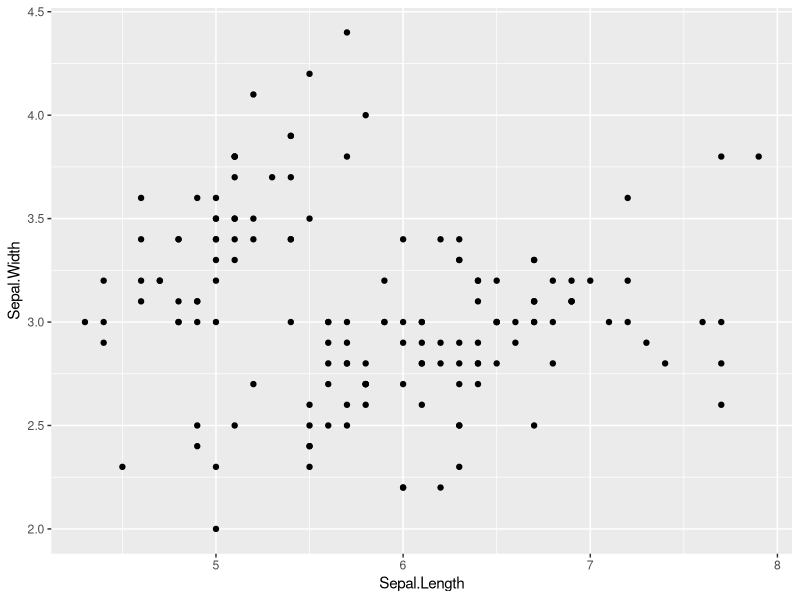
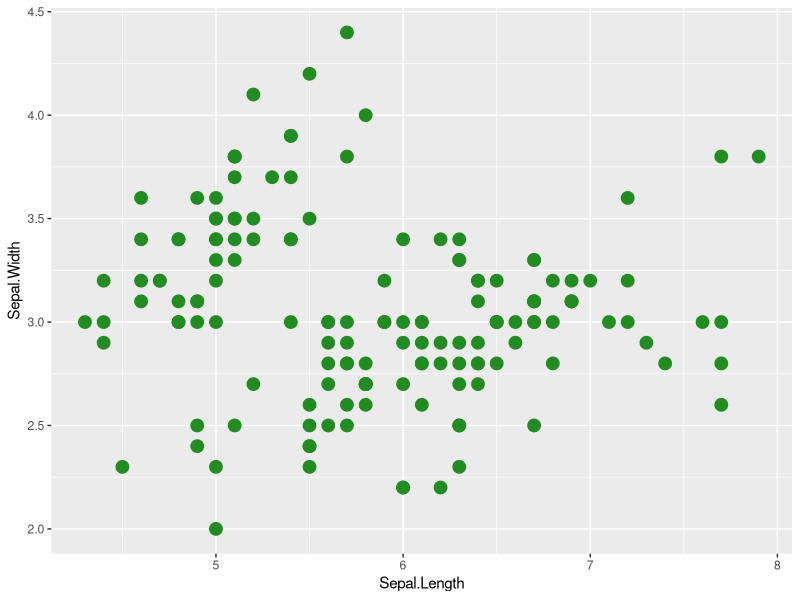
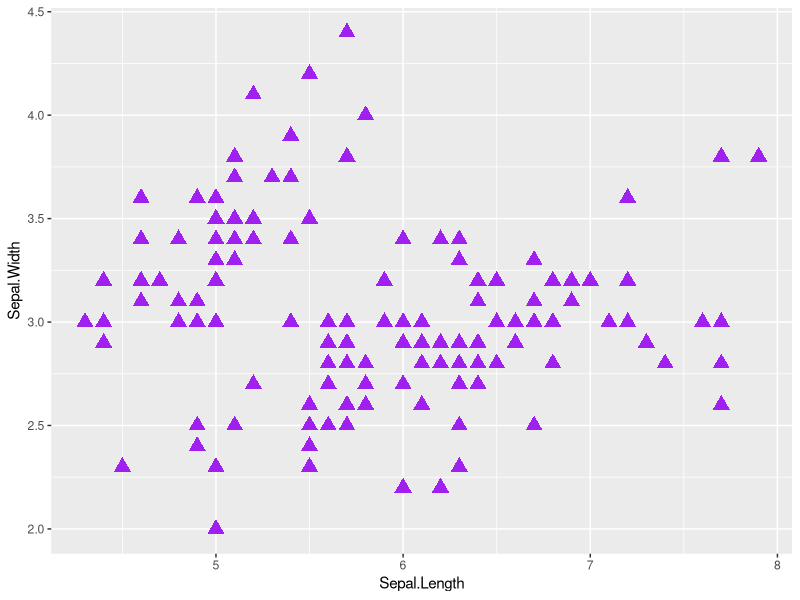
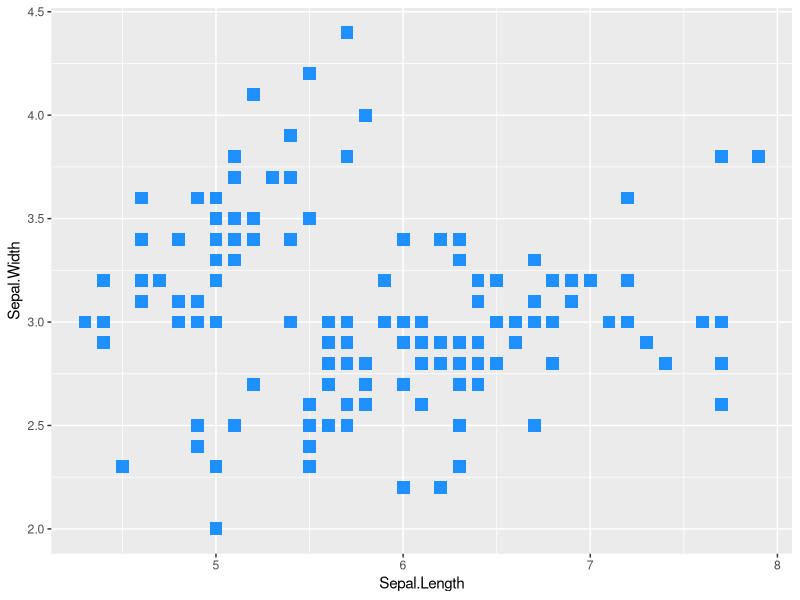
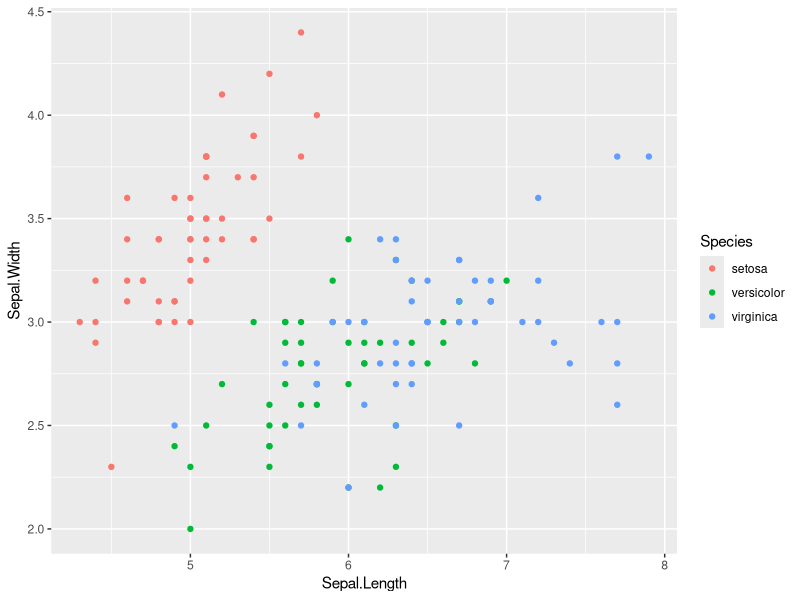
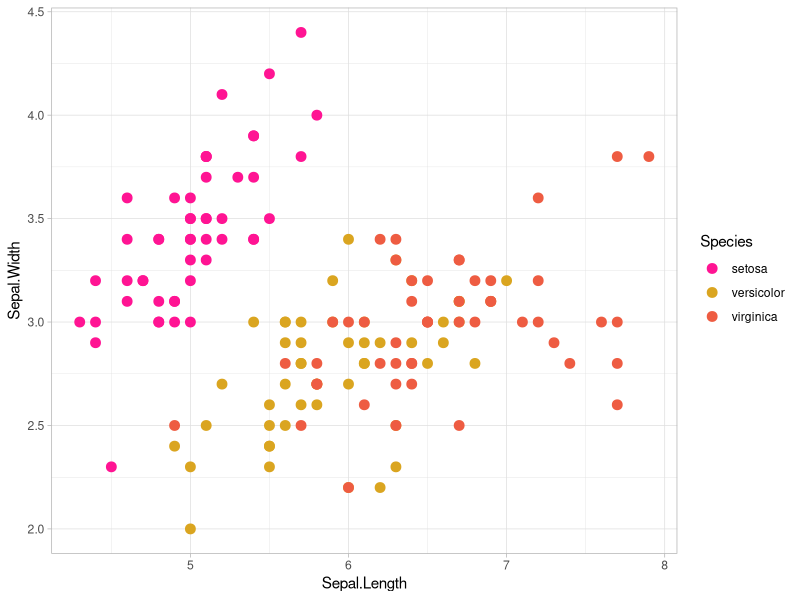
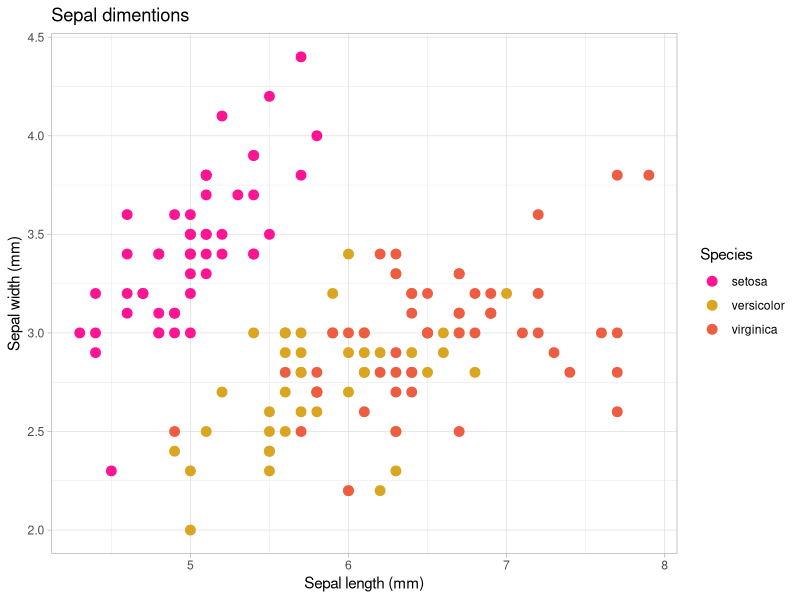
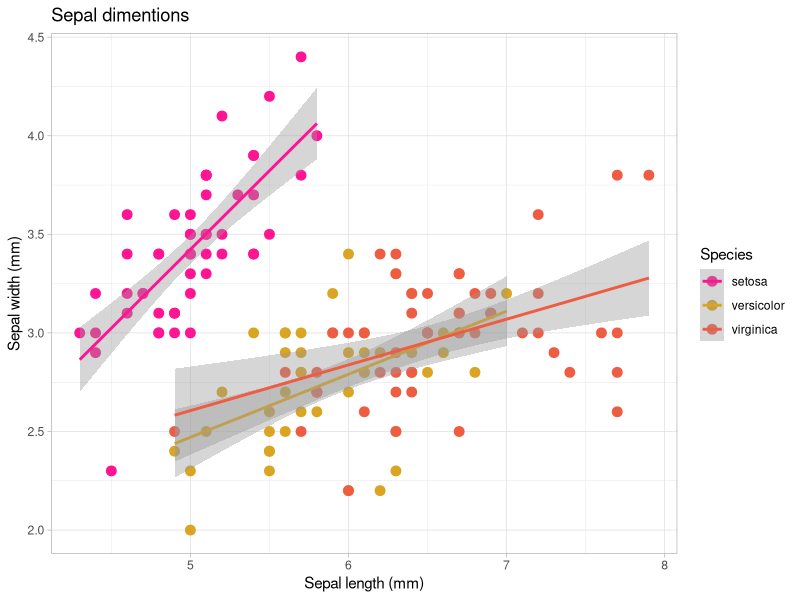

These figures' R source, in order:
## Data visualization is an extensive subject, with almost infinite resources. Despite that, knowing a little bit about data visualization can be very valuable to improve our communication about our research. 
## ggplot2 is designed to work iteratively. You start with a layer that shows the raw data. Then you add layers of annotations and statistical summaries. 
## This allows you to produce graphics using the same structured thinking that you would use to design an analysis. 

## First we install and load ggplot:

install.packages("ggplot2")
library(ggplot2)

### Now let's check the dataset:

str(iris)
summary(iris)

### Scatterplots ###

## scatterplots require the use of the geom_point geometry

ggplot(iris, aes(x = Sepal.Length, y = Sepal.Width)) +
  geom_point()

# we can change the color and size of the points by adding parameters to geom_point

ggplot(iris, aes(x = Sepal.Length, y = Sepal.Width)) +
  geom_point(color = "forestgreen", size = 4)

# we can also change point shape, calling them by either name or number (see full list here: https://ggplot2.tidyverse.org/articles/ggplot2-specs.html?q=point%20shape#sec:shape-spec)

ggplot(iris, aes(x = Sepal.Length, y = Sepal.Width)) +
  geom_point(color = "purple", size = 4, shape = "triangle")

ggplot(iris, aes(x = Sepal.Length, y = Sepal.Width)) +
  geom_point(color = "dodgerblue", size = 4, shape = 15)

## because we have a categorical variable in the dataset, we can include more information to the plot (by coloring the points by category, for example)
## For this, we need to include a new aesthetics, called color. 

ggplot(iris, aes(x = Sepal.Length, y = Sepal.Width, color = Species)) +
  geom_point()

## we can change the colors by adding a scale element 

ggplot(iris, aes(x = Sepal.Length, y = Sepal.Width, color = Species)) +
  geom_point(size = 3) + 
  scale_color_manual(values = c("deeppink", "goldenrod", "tomato2")) + 
  theme_light()

# We can change the text on the axis labels by adding a new layer

ggplot(iris, aes(x = Sepal.Length, y = Sepal.Width, color = Species)) +
  geom_point(size = 3) + 
  scale_color_manual(values = c("deeppink", "goldenrod", "tomato2")) + 
  theme_light() +
  labs(title = "Sepal dimentions", x = "Sepal length (mm)", y = "Sepal width (mm)")


# ggplot allows the inclusion of more than one geometry in the same plot
# for example, we can add a regression line to represent the relationship between variables

ggplot(iris, aes(x = Sepal.Length, y = Sepal.Width, color = Species)) +
  geom_point(size = 3) +   
  scale_color_manual(values = c("deeppink", "goldenrod", "tomato2")) + 
  theme_light() +
  labs(title = "Sepal dimentions", x = "Sepal length (mm)", y = "Sepal width (mm)") +
  geom_smooth(method = "lm")

# because we added the color parameter to the main aesthetics, the geom_smooth geometry inherits it
# to add a single line, maintaining the mapping of different colors to different categories, we need to move the color parameter
# we will also change the line color and remove the standard error "se" band

ggplot(iris, aes(x = Sepal.Length, y = Sepal.Width)) +
  geom_point(aes(color = Species), size = 3) +   
  scale_color_manual(values = c("deeppink", "goldenrod", "tomato2")) + 
  theme_light() +
  labs(title = "Sepal dimentions", x = "Sepal length (mm)", y = "Sepal width (mm)") +
  geom_smooth(method = "lm", color = "black", se = FALSE)

# another useful type of plot for continuous variables are histograms. They represent the distribution
# of a single continuous variable

ggplot(iris, aes(x = Petal.Length)) +
  geom_histogram()

# this functions collates all the measures recorded in the dataset and distributes them into bins
# the default bin size is 30, Let's try to modify it.

ggplot(iris, aes(x = Petal.Length)) +
  geom_histogram(binwidth = 0.1)

ggplot(iris, aes(x = Petal.Length)) +
  geom_histogram(binwidth = 1)

# we can also color the bars by species, like we did with the scatterplot.

## first, let's save the collor pallete as a variable:
cols <- c("deeppink", "goldenrod", "tomato2")

# then, we add a new parameter in our aesthetic, called "fill"
# it has the same function as color, but works for filling larger shapes, like bars
ggplot(iris, aes(x = Petal.Length, fill = Species)) +
  geom_histogram() +
  scale_fill_manual(values = cols) +
  theme_classic()

# we can add a border to the bars by adding a color parameter in our geometry
ggplot(iris, aes(x = Petal.Length, fill = Species)) +
  geom_histogram(color = "grey30") +
  scale_fill_manual(values = cols) +
  theme_classic()

## if we are looking at distributions of continuous variables, another type of graph, the boxplot, can
## be more useful. 
## Boxplots summarize the shape of the distribution of the continuous variable providing summary 
## statistics: median, first and third quartiles, and outliers.

ggplot(iris, aes(x = Species, y = Petal.Length, fill = Species)) +
  geom_boxplot() +
  scale_fill_manual(values = cols) +
  theme_classic()

## boxplots can be difficult to interpret because they hide the real distribution of points.
## we can add them back by including a second geometry

ggplot(iris, aes(x = Species, y = Petal.Length, fill = Species)) +
  geom_boxplot() +
  geom_jitter(alpha = 0.5) +
  scale_fill_manual(values = cols) +
  theme_classic()

## another way of representing the distribution of points is through a violin plot
## the violin is wider in the areas where there are more points

ggplot(iris, aes(x = Species, y = Petal.Length, fill = Species)) +
  geom_violin() +
  scale_fill_manual(values = cols) +
  theme_classic()

# a common strategy is to represent a boxplot inside the vionlin
ggplot(iris, aes(x = Species, y = Petal.Length, fill = Species)) +
  geom_violin() +
  geom_boxplot(width=0.05, fill = "grey75", alpha = 0.5) +
  scale_fill_manual(values = cols) +
  theme_classic()

## let's make it prettier

violinbase <- ggplot(iris, aes(x = Species, y = Petal.Length, fill = Species)) +
  geom_violin() +
  geom_boxplot(width=0.05, fill = "grey75", alpha = 0.5) +
  scale_fill_manual(values = cols) +
  theme_classic()

violinbase +
  labs(title = "Petal length by species", x = "", y = "Petal length (cm)") +
  theme(legend.position = "none")

## it's easy to invert the axis
violinbase +
  labs(title = "Petal length by species", x = "", y = "Petal length (cm)") +
  theme(legend.position = "none") +
  coord_flip()

## let's go back to our scatterplot 
scatterbase <- ggplot(iris, aes(x = Sepal.Length, y = Sepal.Width, color = Species)) +
  geom_point(size = 3) + 
  scale_color_manual(values = c("deeppink", "goldenrod", "tomato2")) + 
  theme_light()

# there is a lot of overlap between the species versicolor and virginica
# we can take care of this by using facetting, a function that allows to 
# split a plot into smaller plots by category. There are two main functions for this

# this is the facet_grid function. It can be used to split the values either by columns or rows
scatterbase +
  facet_grid(cols = vars(Species))

scatterbase +
  facet_grid(rows = vars(Species))

# we can save a pdf of our plot by using the pdf function

pdf("scatter_rows.pdf", height = 7, width = 5)
scatterbase +
  facet_grid(rows = vars(Species)) +
  theme(legend.position = "none")
dev.off()

# we can use a different package, called ggpubr, to make composite figures
library(ggpubr)

## first we save our plots as variables
sc <- ggplot(iris, aes(x = Petal.Length, y = Petal.Width, color = Species)) +
  geom_point(size = 3) + 
  scale_color_manual(values = c("deeppink", "goldenrod", "tomato2")) + 
  theme_classic() +
  labs(x = "Petal length", y = "Petal width") +
  theme(legend.position = "none")

vl <- ggplot(iris, aes(x = Species, y = Petal.Length, fill = Species)) +
  geom_violin() +
  geom_boxplot(width=0.05, fill = "grey75", alpha = 0.5) +
  scale_fill_manual(values = cols) +
  theme_classic() +
  labs(x = "", y = "Petal length") +
  theme(legend.position = "none")

ht <- ggplot(iris, aes(x = Petal.Length, fill = Species)) +
  geom_histogram() +
  scale_fill_manual(values = cols) +
  theme_classic() +
  labs(x = "Petal length", y = "") +
  theme(legend.position = "none")

bx <- ggplot(iris, aes(x = Species, y = Petal.Length, fill = Species)) +
  geom_boxplot() +
  geom_jitter(alpha = 0.5) +
  scale_fill_manual(values = cols) +
  theme_classic() +
  labs(x = "", y = "Petal length") +
  theme(legend.position = "none")

## then we set it
pdf("four_plots.pdf", height = 6, width = 6)
ggarrange(ht, sc, bx, vl,
          ncol = 2, nrow = 2, 
          common.legend = TRUE, legend = "bottom",
          labels="AUTO")
dev.off()

## and that's it for today! Happy plotting!

